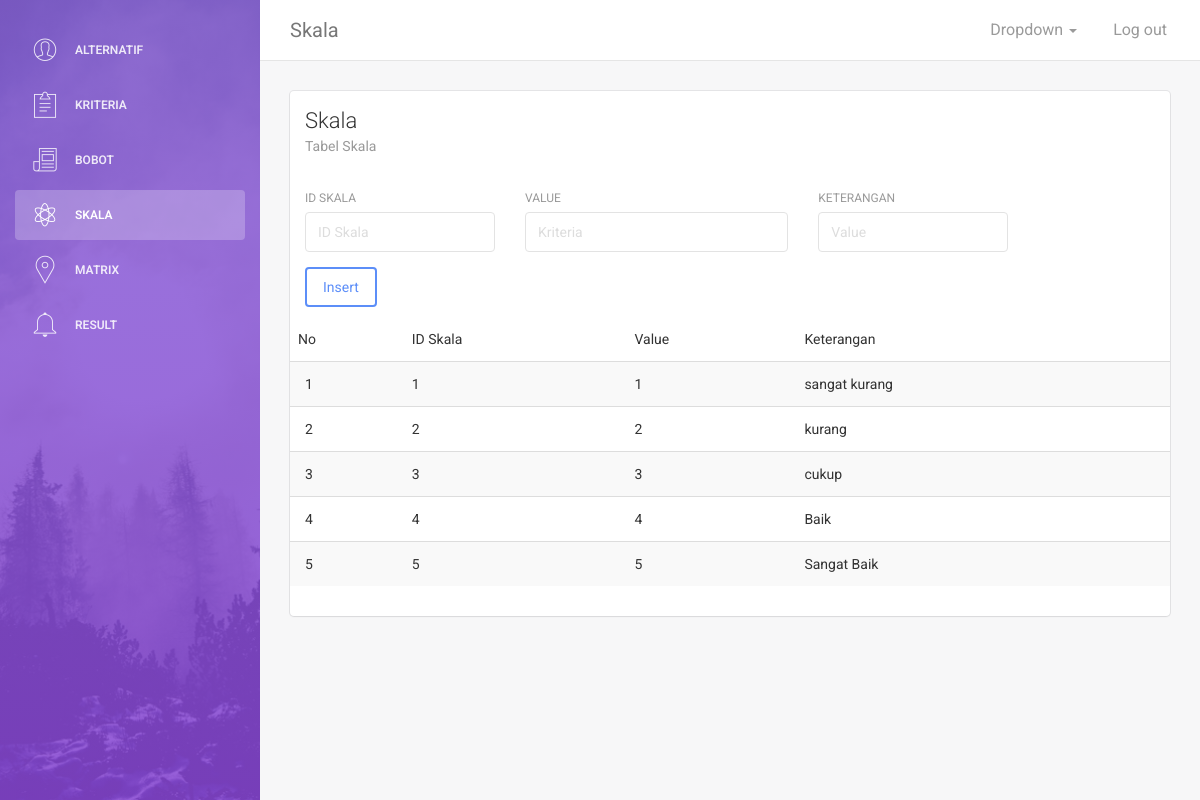
/BS3/skala.php, run on the app's committed database.
### tables this page shows
CREATE TABLE IF NOT EXISTS `skala` (
  `id_skala` int(11) NOT NULL,
  `value` int(11) DEFAULT NULL,
  `keterangan` varchar(100) DEFAULT NULL,
  PRIMARY KEY (`id_skala`)
);

### BS3/skala.php (the view, shortened to what this page needs)
<!doctype html>
<html lang="en">
<head>
    <link href="assets/css/bootstrap.min.css" rel="stylesheet" />
    <link href="assets/css/animate.min.css" rel="stylesheet"/>
    <link href="assets/css/light-bootstrap-dashboard.css?v=1.4.0" rel="stylesheet"/>
    <link href="assets/css/demo.css" rel="stylesheet" />
    <link href="http://maxcdn.bootstrapcdn.com/font-awesome/4.2.0/css/font-awesome.min.css" rel="stylesheet">
    <link href="assets/css/pe-icon-7-stroke.css" rel="stylesheet" />
</head>
<body>
<div class="wrapper">
    <div class="sidebar" data-color="purple" data-image="assets/img/sidebar-5.jpg">
    	<div class="sidebar-wrapper">
            <ul class="nav">
                <li>
                    <a href="alternatif.php">
                        <i class="pe-7s-user"></i>
                        <p>Alternatif</p>
                    </a>
                </li>
                <li>
                    <a href="kriteria.php">
                        <i class="pe-7s-note2"></i>
                        <p>Kriteria</p>
                    </a>
                </li>
                <li>
                    <a href="bobot.php">
                        <i class="pe-7s-news-paper"></i>
                        <p>Bobot</p>
                    </a>
                </li>
                <li  class="active">
                    <a href="skala.php">
                        <i class="pe-7s-science"></i>
                        <p>Skala</p>
                    </a>
                </li>
                <li>
                    <a href="matrix.php">
                        <i class="pe-7s-map-marker"></i>
                        <p>Matrix</p>
                    </a>
                </li>
                <li>
                    <a href="result.php">
                        <i class="pe-7s-bell"></i>
                        <p>Result</p>
                    </a>
                </li>
            </ul>
    	</div>
    </div>
    <div class="main-panel">
		<nav class="navbar navbar-default navbar-fixed">
            <div class="container-fluid">
                <div class="navbar-header">
                    <a class="navbar-brand" href="#">Skala</a>
                </div>
                <div class="collapse navbar-collapse">
                    <ul class="nav navbar-nav navbar-right">
                        <li class="dropdown">
                              <a href="#" class="dropdown-toggle" data-toggle="dropdown">
                                    <p>
										Dropdown
										<b class="caret"></b>
									</p>
                              </a>
                        </li>
                        <li>
                            <a href="#">
                                <p>Log out</p>
                            </a>
                        </li>
                    </ul>
                </div>
            </div>
        </nav>
        <div class="content">
            <div class="container-fluid">
                <div class="row">
                    <div class="col-md-12">
                        <div class="card">
                            <div class="header">
                                <h4 class="title">Skala</h4>
                                <p class="category">Tabel Skala</p>
                            </div>
                            <div class="content table-responsive table-full-width">
                                <table class="table table-hover table-striped">
                                    <thead>
                                    <td>No</td>
                                    <td>ID Skala</td>
                                    <td>Value</td>
                                    <td>Keterangan</td>
                                    </thead>
                                    <tbody>
                                    <?php
                                    include 'config.php';
                                    $no = 1;
                                    $query = "SELECT * FROM skala";
                                    $result = $conn->query($query);
                                    while ($row = $result->fetch_array()) { ?>
                                        <tr>
                                            <td><?php echo $no++; ?></td>
                                            <td><?php echo $row['id_skala']; ?></td>
                                            <td><?php echo $row['value']; ?></td>
                                            <td><?php echo $row['keterangan']; ?></td>
                                        </tr>
                                    <?php } ?>
                                    <div class="content">
                                <form class='forms-sample' method='POST'>
                                <div class="row">
                                        <div class="col-md-3">
                                            <div class="form-group">
                                                <label>Id Skala</label>
                                                <input type="text" class="form-control" placeholder="ID Skala" name="id">
                                            </div>
                                        </div>
                                        <div class="col-md-4">
                                            <div class="form-group">
                                                <label >Value</label>
                                                <input class="form-control" placeholder="Kriteria" name="Value">
                                            </div>
                                        </div>
                                        <div class="col-md-3">
                                            <div class="form-group">
                                                <label>Keterangan</label>
                                                <input type="text" class="form-control" placeholder="Value" name="keterangan">
                                            </div>
                                        </div>
                                    </div>
                                    <button type='submit' name='insert' class='btn btn-primary mr-2'>Insert</button>
                                </form>
                                    </div>
                                    </tbody>
                                </table>
                            </div>
                        </div>
                    </div>
                </div>
            </div>
        </div>
    </div>
</div>
</body>
</html>

### data on the page
skala: id_skala "1", value "1", keterangan "sangat kurang"
skala: id_skala "2", value "2", keterangan "kurang"
skala: id_skala "3", value "3", keterangan "cukup"
skala: id_skala "4", value "4", keterangan "Baik"
skala: id_skala "5", value "5", keterangan "Sangat Baik"
